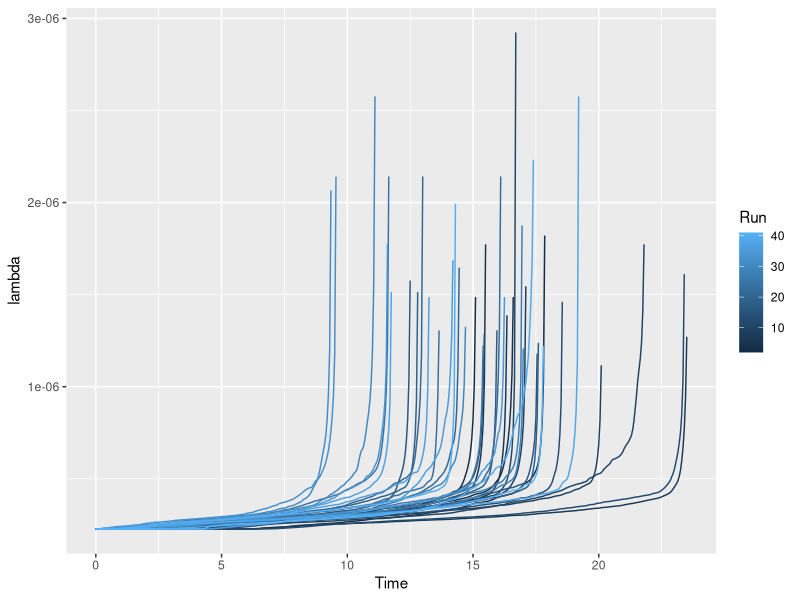
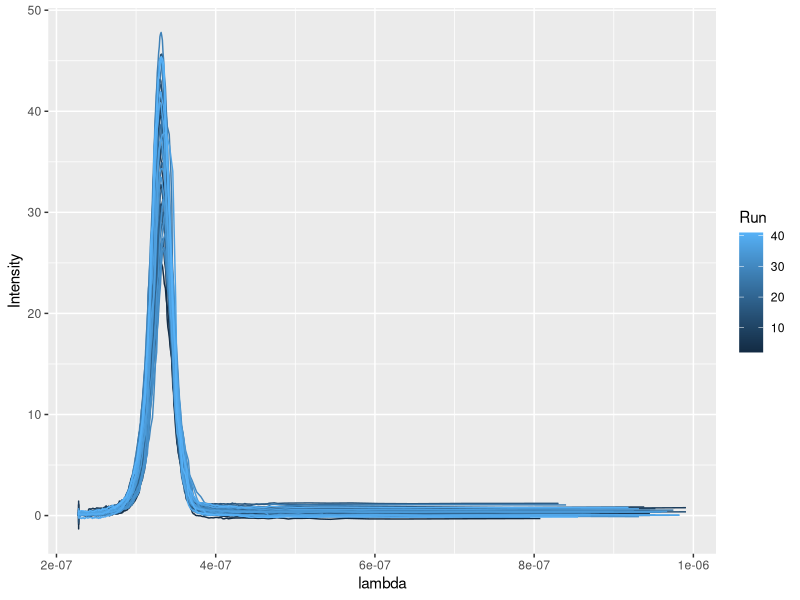
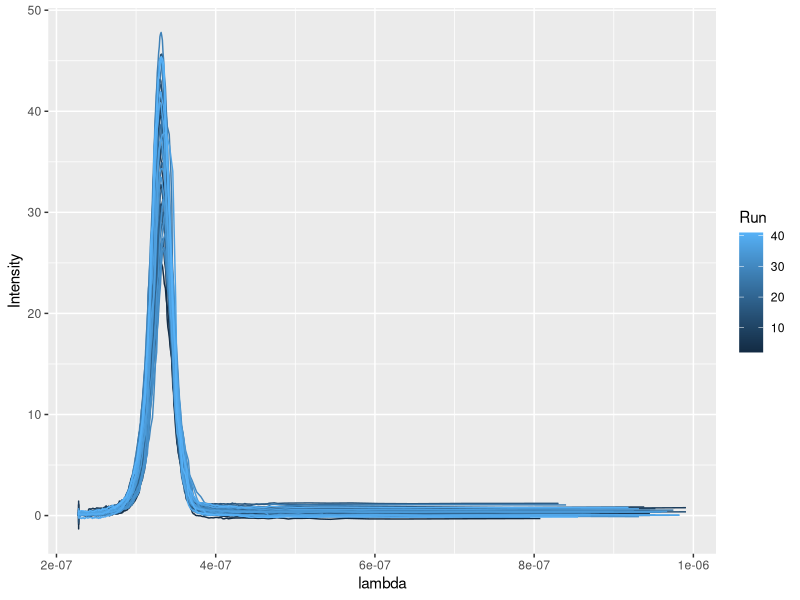

Generate these figures, in order, with R: (Note: this script raises an error after producing the figures.)
require(ggplot2)
require(tidyverse)
data <- read.csv("LabK_17.csv") %>% select(contains(c("Current", "Intensity", "Angle", "Time"))) 
PI = 3.141579
A = 1.684 
B = 15.2e3
T0 = 293
RT0 = 0.93
alpha0 = 5.4e-3
m2nm_conv = 1e9

# Tidy dataset
full_data <- data %>% 
            pivot_longer(cols=everything()) %>% 
            mutate(Run = as.integer(str_extract(name, "(\\d+$)"))) %>%
            mutate(name = str_extract(name, "^(.*?)(?=Run\\.\\.\\d+$)")) %>%
            pivot_wider(id_expand = T, names_from = name, values_from = value, values_fn = list) %>%
            unnest(!contains("Run")) %>%
            drop_na() %>%
            rename("Current" = Output.Current.Ch.H..A..,
                   "Angle"= Angle..rad..,
                   "Intensity" = Relative.Intensity.....,
                   "Time" = Time..s..)


# Examining other data I found range 2-2.25 for our spectrumlight we find around 1.5-1.68 thus we 
deg_per_rev = 7.152770364
start_deg = 67

processed <- full_data %>%
  filter(Angle <= 25) %>%
  group_by(Run) %>%
  # Calculate Theta
  mutate(Rot_deg = start_deg-(Angle/(2*PI))*deg_per_rev) %>%
  mutate(Theta = Rot_deg*(PI/180)) %>%

  # Calculate refraction 
  mutate(refraction = sqrt(((2 / sqrt(3)) * sin(Theta) + 0.5)^2 + 0.75)) %>%
  # Filter out asymptotic refraction values
  # filter(refraction < 1.684) %>%
  
  # Calculate Lambda
  mutate(lambda = sqrt((B/(refraction - A))) / m2nm_conv)

# Tune A
while (any(is.na(processed$lambda))) {
  A = A - 0.01
  processed$lambda = sqrt((B / (processed$refraction - A)))  / m2nm_conv
}

write.csv(processed, file="processeddata.csv")

ggplot(processed, aes(x=Time, y=lambda, col=Run, group=Run)) + geom_line()


# Plot curves
ggplot(processed %>% filter(lambda < 1e-6), aes(x=lambda, y=Intensity, col=Run, group=Run)) + geom_line()
ggsave("curves.png")

# Get Resistance data
voltage_data <- read.csv("voltagedata.csv") %>%
                rename("LampVoltage" = Vlamp..V.,
                       "SetVoltage" = Vset..V.)
current_data <- processed %>%
                group_by(Run) %>%
                filter(Current > 0.67) %>%
                summarise(Current = max(Current))
resistance_data <- voltage_data %>%
                   left_join(current_data, by = "Run") %>%
                   mutate(resistance = LampVoltage/Current)
relevant_data <- processed %>% select(c("Run", "lambda", "Intensity"))

lambda_T <- relevant_data %>%
        # Filters peak intensity
            group_by(Run) %>%
            filter(Intensity == max(Intensity)) %>%
        # Calculate Temperature
            left_join(resistance_data, by = "Run") %>%
            select(!c("Current", "LampVoltage")) %>%
            1.
            mutate(temperature = T0 + (((resistance/RT0)-1)/alpha0)) %>%
            group_by(temperature) %>%
        # Get Mean and SD
            summarise(lambda_peak = mean(lambda), lambda_peak_error = sd(lambda)) %>%
            drop_na() %>%
        # Get 1/T
            mutate(Tinv = 1/temperature)


write.csv(lambda_T, file="peaklambda_temp.csv")


## Calculate k
lTinv_model = lm(lambda_peak ~ Tinv, data=lambda_T)
summary(lTinv_model)

slope = as.numeric(lTinv_model$coefficients[2])

constant0 = (1/4.965114)
h = 6.6e-34
c = 2.98e8

k_b = (constant0*h*c)/slope

ggplot(lambda_T, aes(x = Tinv, y = lambda_peak)) + 
  geom_point() + 
  geom_line(aes(x=Tinv, y=lTinv_model$fitted.values)) +
  geom_errorbar(aes(ymin = lambda_peak - lambda_peak_error, 
                    ymax = lambda_peak + lambda_peak_error)) +
  labs(x = "1/Temperature (K)", y = "Mean Peak Wavelength (m)")
ggsave("lambdatemp.png")

ggplot(lambda_T, aes(x=temperature, y=lambda_peak)) + geom_point()

## Total Intensity

auc <- function(x, y) {
  sum_val = 0
  for (i in 1:(length(x) - 1)) {
    sum_val = sum_val + (y[i] + 0.5 * abs(y[i] - y[i+1])) * abs(x[i+1] - x[i])
  }
  return(sum_val)
}

total_intensity_temp <- relevant_data %>%
        group_by(Run) %>%
        # Calculate Temperature
        left_join(resistance_data, by = "Run") %>%
        select(!c("Current", "LampVoltage")) %>%

        mutate(temperature = T0 + (((resistance/RT0)-1)/alpha0)) %>%
        # Final summary
  # Filter outliers
        group_by(temperature) %>%
        summarise(U = auc(lambda, Intensity)) %>%
        mutate(temperature4 = temperature^4) %>%
        filter(U > 4e-6) %>%
        mutate(U_error = U*0.1)
write.csv(total_intensity_temp, "Utemp.csv")

# Model relation
UT_model = lm(U~temperature4, data=total_intensity_temp)
summary(UT_model)
sigma_approx = as.numeric(UT_model$coefficients[2])

sigma = 5.670374419e-8

dev = abs(sigma_approx - sigma)

ggplot(total_intensity_temp, aes(x=temperature4, y=U)) + 
  geom_point() + 
  geom_errorbar(aes(ymin=U-U_error,ymax=U+U_error)) + 
  geom_line(aes(y=UT_model$fitted.values)) +
  labs(x="Temperature^4 (K^4)", y="Total Relative Intensity (%)")
ggsave("UT4.png")

k_b_true = 1.380649e-23